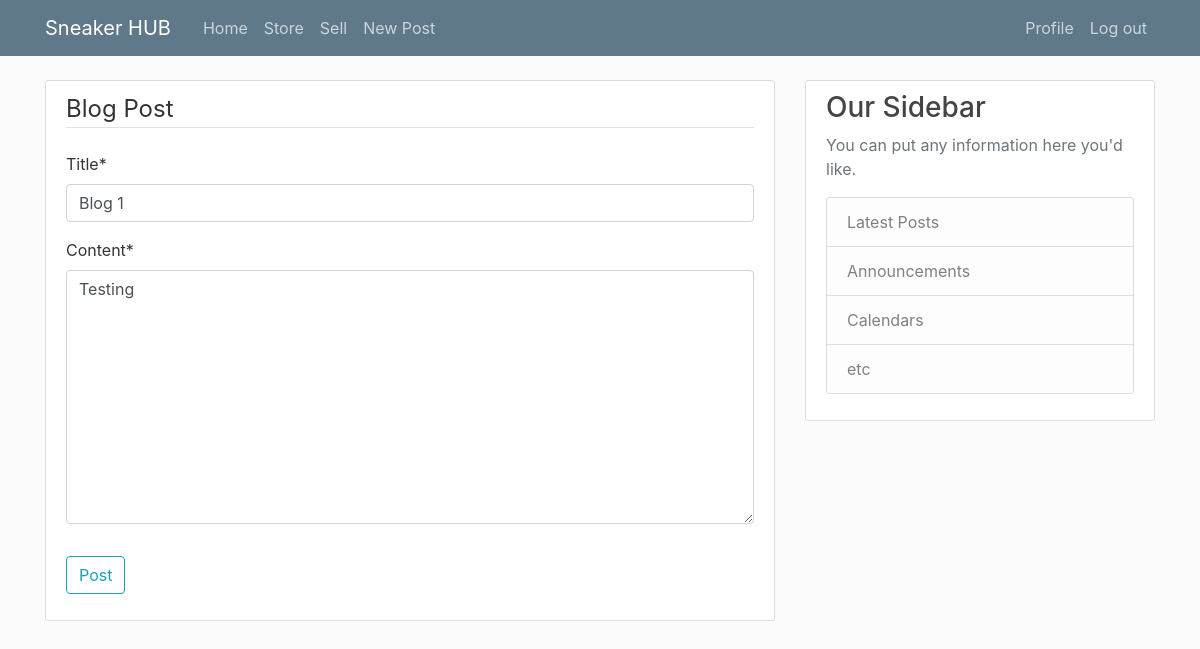
/post/1/update/ (signed in), run on an earlier commit of the app's database.
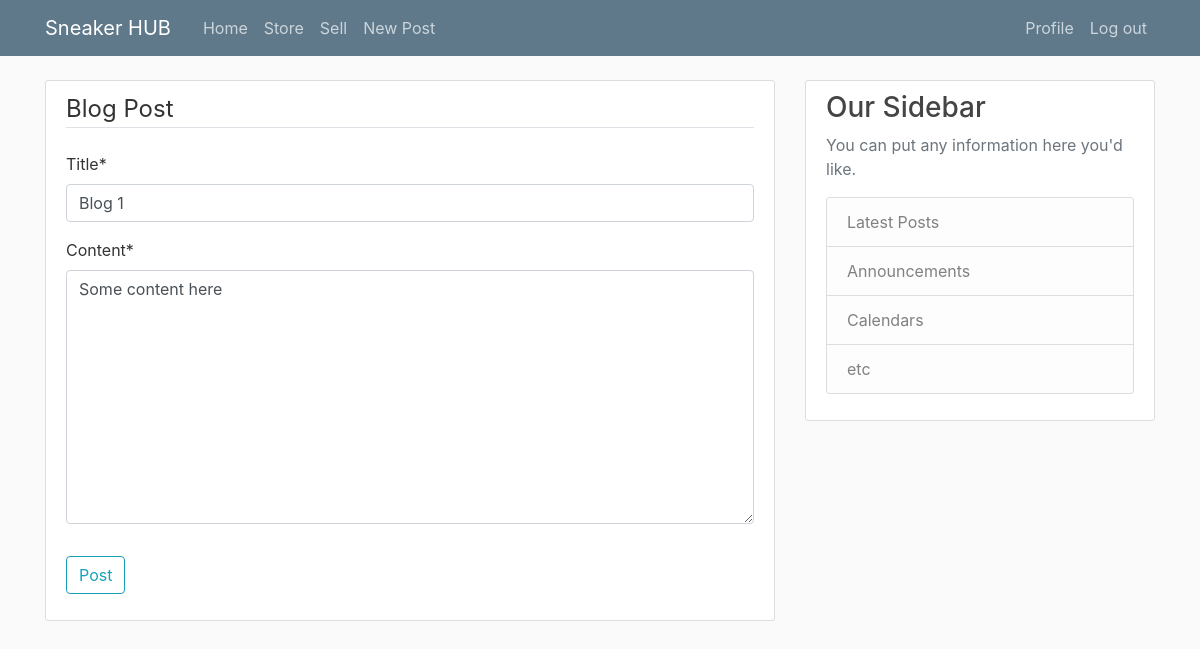
And on a later commit of the database.
### stories/models.py (models this page shows, shortened)
class Post(models.Model):
    title = models.CharField(max_length=100)
    content = models.TextField()
    date_posted = models.DateTimeField(default=timezone.now)
    author = models.ForeignKey(User, on_delete=models.CASCADE)

### stories/views.py (the view, shortened to what this page needs)
# urls.py: path('post/<int:pk>/update/', PostUpdateView.as_view(), name='post-update'),
class PostUpdateView(LoginRequiredMixin, UserPassesTestMixin, UpdateView):
    model = Post
    fields = ['title', 'content']
    def test_func(self):
        post = self.get_object()
        if self.request.user == post.author:
            return True
        else:
            return False

### stories/templates/stories/post_form.html (shortened to what this page needs)
{% extends "stories/base.html" %}
{% load crispy_forms_tags %}
{% block content %}
    <div class="content-section">
        <form method='POST' autocomplete='off'>
            <fieldset class="form-group">
                <legend class='border-bottom mb-4'>Blog Post</legend>
                {{ form | crispy }}
            </fieldset>
            <div class="form-group">
                <button class='btn btn-outline-info' type="submit">
                    Post
                </button>
            </div>
        </form>
    </div>
{% endblock content %}

### stories/templates/stories/base.html (shortened to what this page needs)
{% load static %}
<!DOCTYPE html>
<html>
    <head>
    <link rel="stylesheet" href="https://maxcdn.bootstrapcdn.com/bootstrap/4.0.0/css/bootstrap.min.css">
    <link rel="stylesheet" type="text/css" href="{% static 'stories/main.css' %}">
    </head>
    <body>
        <header class="site-header">
            <nav class="navbar navbar-expand-md navbar-dark bg-steel fixed-top">
                <div class="container">
                <a class="navbar-brand mr-4" href="/">Sneaker HUB</a>
                <div class="collapse navbar-collapse" id="navbarToggle">
                    <div class="navbar-nav mr-auto">
                        {% if user.is_authenticated %}
                        <a class="nav-item nav-link" href="{% url 'stories-home'%}">Home</a>
                        <a class="nav-item nav-link" href="{% url 'view_products' %}">Store</a>
                        <a class="nav-item nav-link" href="{% url 'product-create' %}">Sell</a>
                        <a class="nav-item nav-link" href="{% url 'post-create'%}">New Post</a>
                    </div>
                    <div class="navbar-nav">
                        <a class="nav-item nav-link" href="{% url 'profile'%}">Profile</a>
                        <a class="nav-item nav-link" href="{% url 'logout'%}">Log out</a>
                        {% else %}
                            <a class="nav-item nav-link" href="{% url 'login'%}">Login</a>
                            <a class="nav-item nav-link" href="{% url 'register'%}">Register</a>
                        {% endif %}
                    </div>
                </div>
                </div>
            </nav>
        </header>
        <main role="main" class="container">
            <div class="row">
                <div class="col-md-8">
                    {% block content %}{% endblock %}
                </div>
                <div class="col-md-4">
                    <div class="content-section">
                        <h3>Our Sidebar</h3>
                        <p class='text-muted'>You can put any information here you'd like.
                        <ul class="list-group">
                            <li class="list-group-item list-group-item-light">Latest Posts</li>
                            <li class="list-group-item list-group-item-light">Announcements</li>
                            <li class="list-group-item list-group-item-light">Calendars</li>
                            <li class="list-group-item list-group-item-light">etc</li>
                        </ul>
                        </p>
                    </div>
                </div>
            </div>
        </main>
    </body>
</html>

### stories/static/stories/main.css (style rules this page uses)
body { background: #fafafa; color: #333333; margin-top: 5rem; }
h1, h2, h3, h4, h5, h6 { color: #444444; }
ul { margin: 0; }
.bg-steel { background-color: #5f788a; }
.site-header .navbar-nav .nav-link { color: #cbd5db; }
.content-section { background: #ffffff; padding: 10px 20px; border: 1px solid #dddddd; border-radius: 3px; margin-bottom: 20px; }

What changed in the data, as far as the page shows it:
changed Post "Blog 1": content "Testing" → "Some content here"
